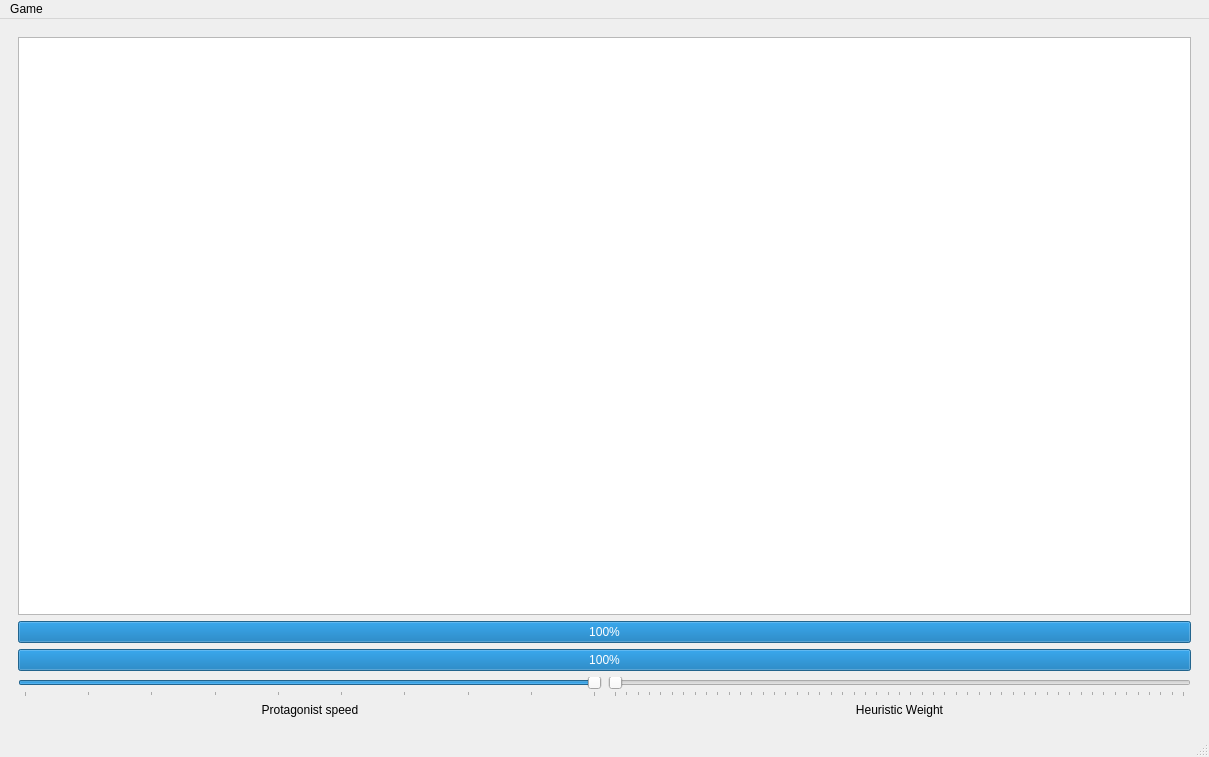
<?xml version="1.0" encoding="UTF-8"?>
<ui version="4.0">
 <class>MainView</class>
 <widget class="QMainWindow" name="MainView">
  <property name="enabled">
   <bool>true</bool>
  </property>
  <property name="geometry">
   <rect>
    <x>0</x>
    <y>0</y>
    <width>1209</width>
    <height>757</height>
   </rect>
  </property>
  <property name="sizePolicy">
   <sizepolicy hsizetype="Expanding" vsizetype="Expanding">
    <horstretch>0</horstretch>
    <verstretch>0</verstretch>
   </sizepolicy>
  </property>
  <property name="windowTitle">
   <string>MainWindow</string>
  </property>
  <property name="locale">
   <locale language="English" country="Belgium"/>
  </property>
  <property name="iconSize">
   <size>
    <width>24</width>
    <height>24</height>
   </size>
  </property>
  <property name="dockOptions">
   <set>QMainWindow::AnimatedDocks</set>
  </property>
  <widget class="QWidget" name="centralwidget">
   <property name="sizePolicy">
    <sizepolicy hsizetype="Expanding" vsizetype="Expanding">
     <horstretch>0</horstretch>
     <verstretch>0</verstretch>
    </sizepolicy>
   </property>
   <layout class="QVBoxLayout" name="verticalLayout">
    <item>
     <widget class="QStackedWidget" name="stackedWidget">
      <property name="currentIndex">
       <number>0</number>
      </property>
      <widget class="QWidget" name="graphicalView">
       <layout class="QVBoxLayout" name="verticalLayout_3">
        <item>
         <widget class="QGraphicsView" name="graphicsView">
          <property name="enabled">
           <bool>true</bool>
          </property>
         </widget>
        </item>
        <item>
         <widget class="QProgressBar" name="healthBar">
          <property name="styleSheet">
           <string notr="true"/>
          </property>
          <property name="value">
           <number>100</number>
          </property>
          <property name="invertedAppearance">
           <bool>false</bool>
          </property>
         </widget>
        </item>
        <item>
         <widget class="QProgressBar" name="energyBar">
          <property name="styleSheet">
           <string notr="true"/>
          </property>
          <property name="value">
           <number>100</number>
          </property>
         </widget>
        </item>
        <item>
         <layout class="QHBoxLayout" name="horizontalLayout">
          <item>
           <widget class="QSlider" name="protaSpeed">
            <property name="inputMethodHints">
             <set>Qt::ImhNone</set>
            </property>
            <property name="minimum">
             <number>1</number>
            </property>
            <property name="maximum">
             <number>10</number>
            </property>
            <property name="sliderPosition">
             <number>10</number>
            </property>
            <property name="orientation">
             <enum>Qt::Horizontal</enum>
            </property>
            <property name="invertedAppearance">
             <bool>false</bool>
            </property>
            <property name="invertedControls">
             <bool>true</bool>
            </property>
            <property name="tickPosition">
             <enum>QSlider::TicksBelow</enum>
            </property>
            <property name="tickInterval">
             <number>1</number>
            </property>
           </widget>
          </item>
          <item>
           <widget class="QSlider" name="heuWeight">
            <property name="minimum">
             <number>0</number>
            </property>
            <property name="maximum">
             <number>50</number>
            </property>
            <property name="singleStep">
             <number>1</number>
            </property>
            <property name="orientation">
             <enum>Qt::Horizontal</enum>
            </property>
            <property name="tickPosition">
             <enum>QSlider::TicksBelow</enum>
            </property>
            <property name="tickInterval">
             <number>1</number>
            </property>
           </widget>
          </item>
         </layout>
        </item>
        <item>
         <layout class="QHBoxLayout" name="horizontalLayout_3">
          <item>
           <widget class="QLabel" name="protaSpeedText">
            <property name="text">
             <string>Protagonist speed</string>
            </property>
            <property name="alignment">
             <set>Qt::AlignCenter</set>
            </property>
           </widget>
          </item>
          <item>
           <widget class="QLabel" name="heuWeightText">
            <property name="text">
             <string>Heuristic Weight</string>
            </property>
            <property name="alignment">
             <set>Qt::AlignCenter</set>
            </property>
           </widget>
          </item>
         </layout>
        </item>
       </layout>
      </widget>
      <widget class="QWidget" name="textView">
       <layout class="QVBoxLayout" name="verticalLayout_4">
        <item>
         <layout class="QHBoxLayout" name="horizontalLayout_2">
          <item>
           <widget class="QTextEdit" name="textDisplay"/>
          </item>
          <item>
           <widget class="QTextEdit" name="textLineDisplay"/>
          </item>
         </layout>
        </item>
        <item>
         <widget class="QLineEdit" name="lineEdit"/>
        </item>
       </layout>
      </widget>
     </widget>
    </item>
   </layout>
  </widget>
  <widget class="QMenuBar" name="menubar">
   <property name="geometry">
    <rect>
     <x>0</x>
     <y>0</y>
     <width>1209</width>
     <height>21</height>
    </rect>
   </property>
   <widget class="QMenu" name="menuFile">
    <property name="title">
     <string>Game</string>
    </property>
    <addaction name="actionChange_view"/>
    <addaction name="actionAutopilot"/>
    <addaction name="actionRestart"/>
    <addaction name="actionQuit"/>
   </widget>
   <addaction name="menuFile"/>
  </widget>
  <widget class="QStatusBar" name="statusbar"/>
  <action name="actionLoad_map">
   <property name="text">
    <string>Load world</string>
   </property>
   <property name="shortcut">
    <string>Ctrl+A</string>
   </property>
  </action>
  <action name="actionChange_view">
   <property name="text">
    <string>Change view</string>
   </property>
   <property name="shortcut">
    <string>Ctrl+V</string>
   </property>
  </action>
  <action name="actionQuit">
   <property name="text">
    <string>Quit</string>
   </property>
   <property name="shortcut">
    <string>Ctrl+Q</string>
   </property>
  </action>
  <action name="actionAutopilot">
   <property name="text">
    <string>Autopilot</string>
   </property>
   <property name="shortcut">
    <string>Ctrl+A</string>
   </property>
  </action>
  <action name="actionRestart">
   <property name="text">
    <string>Restart</string>
   </property>
   <property name="shortcut">
    <string>Ctrl+R</string>
   </property>
  </action>
 </widget>
 <resources/>
 <connections/>
</ui>
